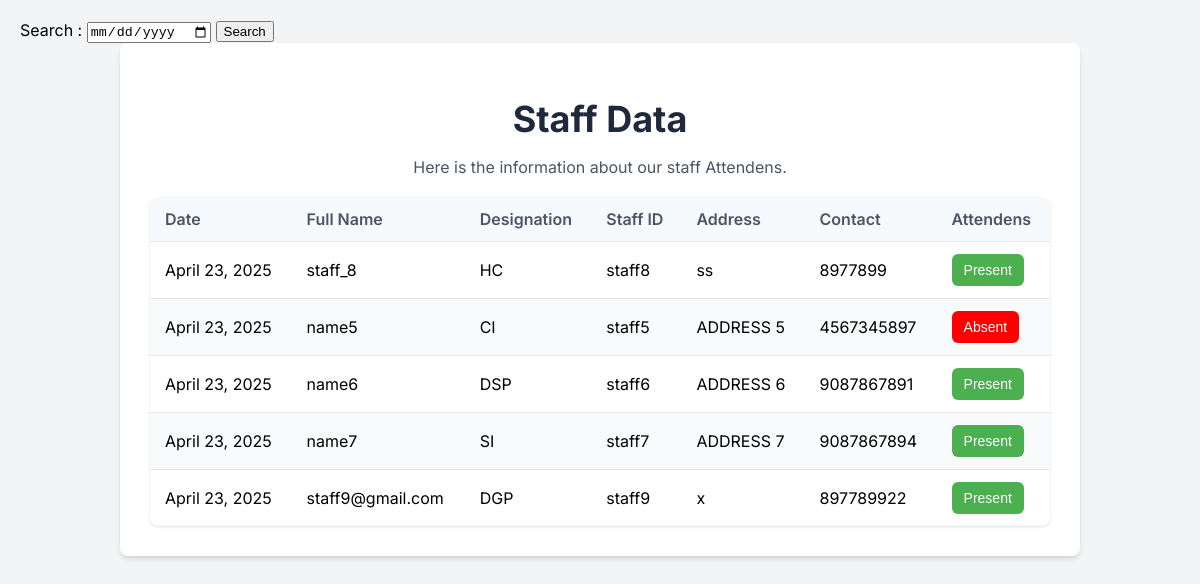
/view_attendance/ (signed in), run on an earlier commit of the app's database.
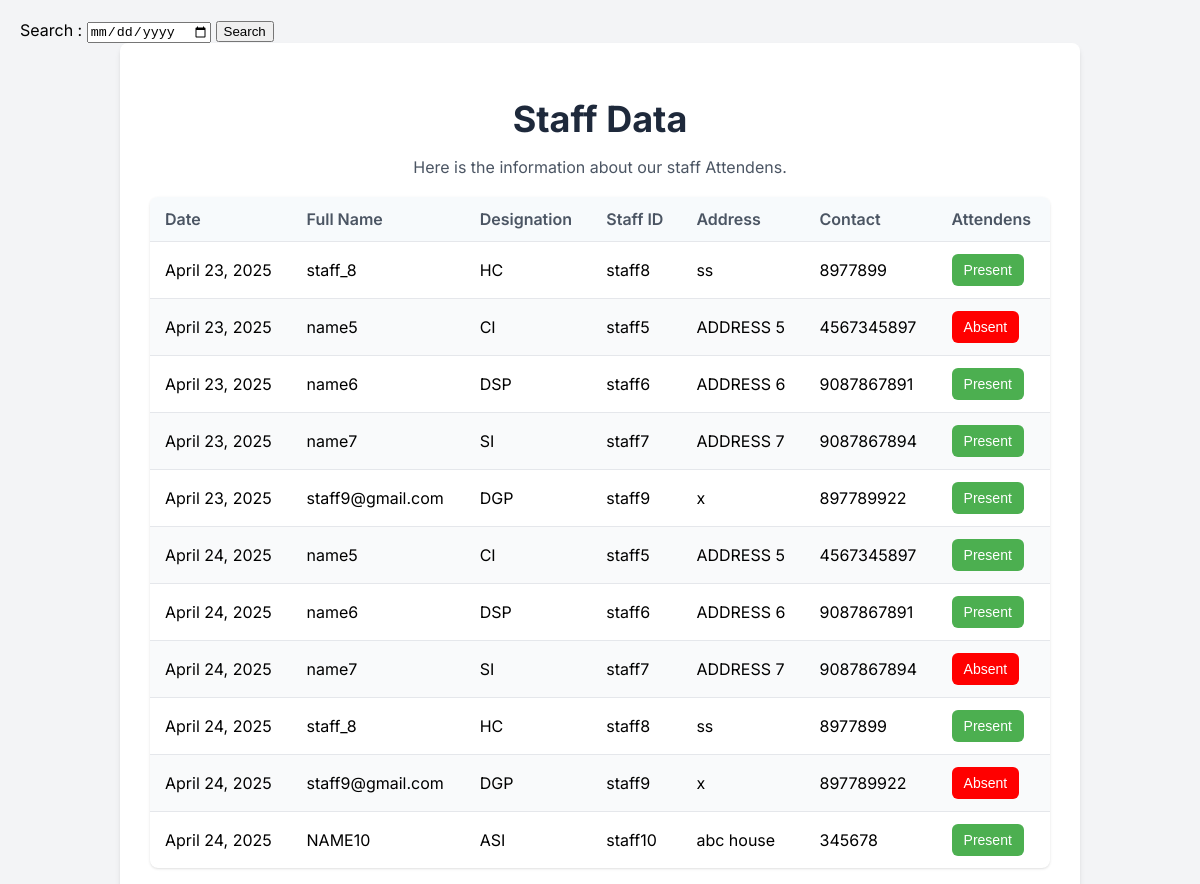
And on a later commit of the database.
### app_mini/models.py (models this page shows)
class Attendance(models.Model):
    att = models.CharField(max_length=10)
    date = models.DateField(auto_now_add=True)
    staff = models.ForeignKey(staff, on_delete=models.SET_NULL, null=True)
    station = models.ForeignKey(police_station_registration, on_delete=models.SET_NULL, null=True)

class staff(models.Model):
    DESIGNATION_CHOICE = [
        ('DGP', 'Director General of Police'),
        ('IGP', 'Inspector General of Police'),
        ('SP', 'Superintendent of Police'),
        ('DSP', 'Deputy Superintendent of Police'),
        ('CI', 'Circle Inspector'),
        ('SI', 'Sub Inspector'),
        ('ASI', 'Assistant Sub Inspector'),
        ('HC', 'Head Constable'),
        ('PC', 'Police Constable')
    ]
    staff_id = models.CharField(max_length=50, primary_key=True)
    login_id = models.ForeignKey(login, on_delete=models.CASCADE, null=True, blank=True)
    full_name = models.CharField(max_length=100)
    address = models.CharField(max_length=100)
    contact = models.CharField(max_length=50)
    designation = models.CharField(max_length=50, choices=DESIGNATION_CHOICE)
    gender = models.CharField(max_length=20)
    date_of_birth = models.CharField(max_length=20)
    station = models.ForeignKey(police_station_registration, on_delete=models.SET_NULL, null=True)

### app_mini/views.py (the view)
# urls.py: path('view_attendance/', views.view_attendance, name='view_attendance'),
def view_attendance(request):
    station_login_id = request.session.get('station_id')
    station_login_ins = get_object_or_404(login_table, id = station_login_id)
    station = get_object_or_404(police_station_registration, login_id = station_login_ins)
    att_ins = Attendance.objects.filter(station = station)
    return render(request, 'police_station/view_attendance.html', {'staff_data':att_ins})

### app_mini/templates/police_station/view_attendance.html (shortened to what this page needs)
<!DOCTYPE html>
<html lang="en">
<head>
</head>
<body class="bg-gray-100 font-sans">
    <div id="search">
        Search : <input type="date" id="search_att">
        <button onclick="search_atte()">Search</button>
    </div>
    <div class="staff-container">
        <header class="staff-header">
            <h1>Staff Data</h1>
            <p>Here is the information about our staff Attendens.</p>
        </header>
        <main>
            <div class="staff-list">
                {% if staff_data %}
                <table class="staff-table">
                    <thead>
                        <tr>
                            <th>Date</th>
                            <th>Full Name</th>
                            <th>Designation</th>
                            <th>Staff ID</th>
                            <th>Address</th>
                            <th>Contact</th>
                            <th>Attendens</th>
                        </tr>
                    </thead>
                    <tbody>
                        {% for staff in staff_data %}
                        <tr>
                            <td>{{ staff.date }}</td>
                            <td>{{ staff.staff.full_name }}</td>
                            <td>{{ staff.staff.designation }}</td>
                            <td>{{ staff.staff_id }}</td>
                            <td>{{ staff.staff.address }}</td>
                            <td>{{ staff.staff.contact }}</td>
                            <td>
                                {% if staff.att == "present"  %}
                                <button>Present</button>
                                {% else %}
                                <button style="background: red;">Absent</button>
                                {% endif %}
                            </td>
                        </tr>
                        {% endfor %}
                    </tbody>
                </table>
                {% else %}
                <p class="no-staff-message">There Aren't Any Staff's</p>
                {% endif %}
            </div>
        </main>
    </div>
</body>
</html>

What changed in the data, as far as the page shows it:
added Attendance: date "April 24, 2025", staff.full_name "name5", staff.designation "CI", staff_id "staff5", staff.address "ADDRESS 5", staff.contact "4567345897", att "Present"
added Attendance: date "April 24, 2025", staff.full_name "name6", staff.designation "DSP", staff_id "staff6", staff.address "ADDRESS 6", staff.contact "9087867891", att "Present"
added Attendance: date "April 24, 2025", staff.full_name "name7", staff.designation "SI", staff_id "staff7", staff.address "ADDRESS 7", staff.contact "9087867894", att "Absent"
added Attendance: date "April 24, 2025", staff.full_name "staff_8", staff.designation "HC", staff_id "staff8", staff.address "ss", staff.contact "8977899", att "Present"
added Attendance: date "April 24, 2025", staff.full_name "staff9@gmail.com", staff.designation "DGP", staff_id "staff9", staff.address "x", staff.contact "897789922", att "Absent"
added Attendance: date "April 24, 2025", staff.full_name "NAME10", staff.designation "ASI", staff_id "staff10", staff.address "abc house", staff.contact "345678", att "Present"
